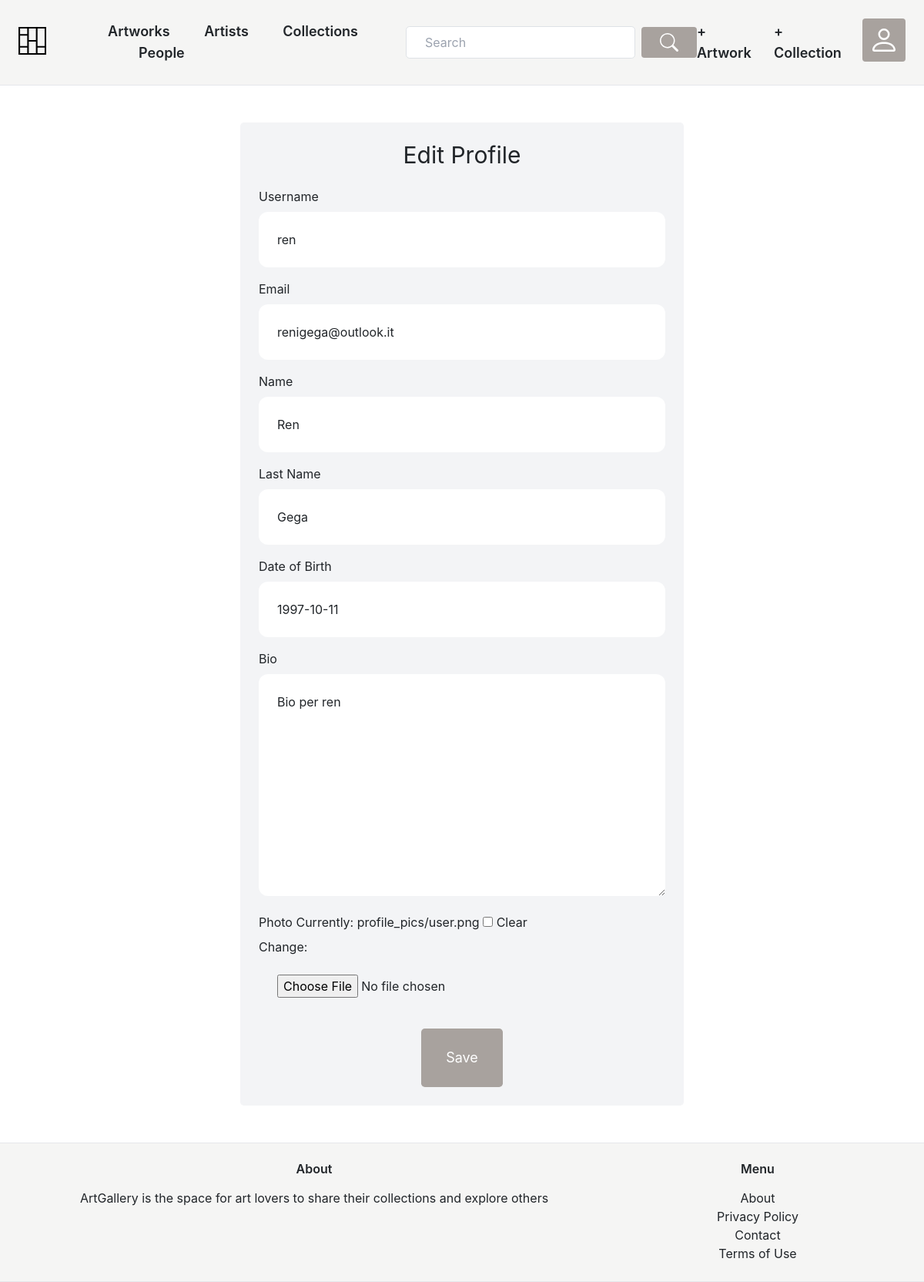
/accounts/edit_profile/1/ (signed in), run on the app's committed database.
### accounts/models.py (models this page shows)
class CustomUser(AbstractUser, PermissionsMixin):
    name = models.CharField(max_length=255)
    surname = models.CharField(max_length=255)
    bio = models.TextField(blank=True, null=True)
    date_of_birth = models.DateField(blank=True, null=True)
    photo = models.ImageField(upload_to='profile_pics/', blank=True, null=True)
    email = models.EmailField(unique=True)
    REQUIRED_FIELDS = ['name', 'surname', 'date_of_birth', 'email']
    objects = CustomUserManager()

### accounts/views.py (the view)
# urls.py: path('edit_profile/<int:pk>/', views.edit_profile, name = 'edit_profile'),
@login_required
def edit_profile(request, pk):
    if request.method == 'POST':
        form = EditProfileForm(request.POST, request.FILES, instance=request.user)
        if form.is_valid():
            form.photo = form.cleaned_data['photo']
            form.save()
            return redirect('accounts:my_profile', pk=pk)
    else:
        form = EditProfileForm(instance=request.user)
    return render(request, 'accounts/edit_profile.html', {'form': form})

### accounts/forms.py
class EditProfileForm(forms.ModelForm):
    class Meta:
        model = CustomUser
        fields = ('name', 'surname', 'date_of_birth', 'bio', 'photo', 'username', 'email')
        widgets = {
            'name': forms.TextInput(attrs={'class': 'w-full py-4 px-6 rounded-xl', 'placeholder': 'Name'}),
            'surname': forms.TextInput(attrs={'class': 'w-full py-4 px-6 rounded-xl', 'placeholder': 'Surname'}),
            'date_of_birth': forms.DateInput(attrs={'class': 'w-full py-4 px-6 rounded-xl', 'placeholder': 'Date of birth'}),
            'bio': forms.Textarea(attrs={'class': 'w-full py-4 px-6 rounded-xl', 'placeholder': 'Bio'}),
            'photo': forms.ClearableFileInput(attrs={'class': 'w-full py-4 px-6 rounded-xl', 'placeholder': 'Photo'}),
            'username': forms.TextInput(attrs={'class': 'w-full py-4 px-6 rounded-xl', 'placeholder': 'Username'}),
            'email': forms.EmailInput(attrs={'class': 'w-full py-4 px-6 rounded-xl', 'placeholder': 'Email'}),
        }

### accounts/templates/accounts/edit_profile.html (shortened to what this page needs)
{% extends 'core/base.html' %}
{% block content %}
<div class="w-2/4 p-6 my-6 mx-auto bg-gray-100 rounded-lg">
    <div class="flex justify-center">
        <h1 class="mb-6 text-3xl">Edit Profile</h1>
    </div>
    <form action="." method="post" enctype="multipart/form-data">
        <div class="mb-3">
            <div class=" flex justify-between">
                <label class="inline-block mb-2">Username</label>
            </div>
            {{ form.username }}
        </div>
        <div class="mb-3">
            <div class=" flex justify-between">
                <label class="inline-block mb-2">Email</label>
            </div>
            {{ form.email }}
        </div>
        <div class="mb-3">
            <div class=" flex justify-between">
                <label class="inline-block mb-2">Name </label>
            </div>
            {{ form.name }}
        </div>
        <div class="mb-3">
            <div class=" flex justify-between">
                <label class="inline-block mb-2">Last Name </label>
            </div>
            {{ form.surname }}
        </div>
        <div class="mb-3">
            <div class=" flex justify-between">
                <label class="inline-block mb-2">Date of Birth </label>
            </div>
            {{ form.date_of_birth }}
        </div>
        <div class="mb-3">
            <div class=" flex justify-between">
                <label class="inline-block mb-2">Bio </label>
            </div>
            {{ form.bio }}
        </div>
        <div class="mb-3">
            <label class="inline-block mb-2">Photo</label>
            {{ form.photo }}
        </div>
        <div class="flex justify-center">
            <button class="py-4 px-8 text-lg text-white rounded-lg bg-stone-400 hover:bg-stone-500">Save</button>
        </div>
    </form>
</div>
{% endblock %}

### data on the page
CustomUser: username "ren", email "renigega@outlook.it", name "Ren", surname "Gega", date_of_birth "1997-10-11", bio "Bio per ren"
